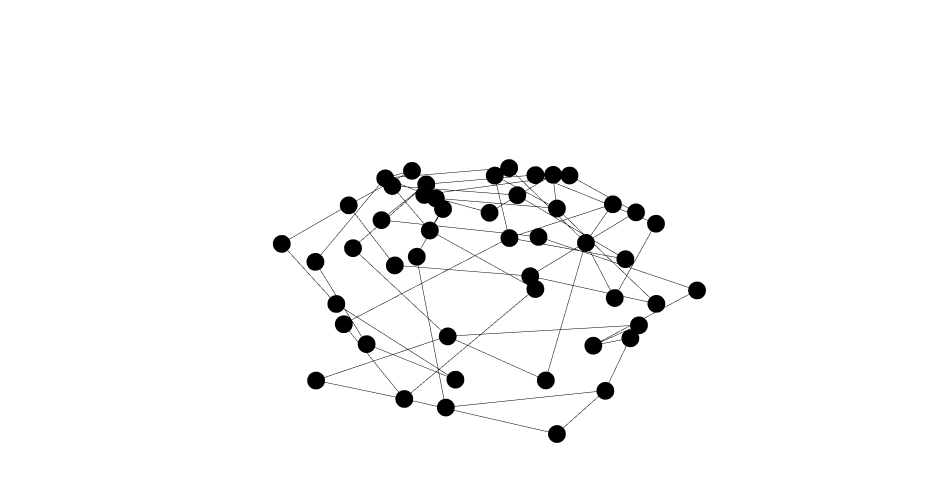

Notebook code cell kept with this figure:
### Code cell
flatten_G = Graph.Flatten(topoGraph, layout = "spring", iterations=50)

Graph.Show(flatten_G)

### Figure 1 — Plotly figure (JSON) as saved in the notebook; plotly's stock layout.template omitted (floating-point values rounded to 4 significant figures; data arrays with more than 128 entries replaced by an {"elided": "..."} marker saying what was removed)
{"data": [{"hoverinfo": "text", "legendgroup": "4", "legendrank": 4, "marker": {"color": "black", "colorscale": [[0, "#440154"], [0.1111, "#482878"], [0.2222, "#3e4989"], [0.3333, "#31688e"], [0.4444, "#26828e"], [0.5556, "#1f9e89"], [0.6667, "#35b779"], [0.7778, "#6ece58"], [0.8889, "#b5de2b"], [1, "#fde725"]], "line": {"color": "black", "width": 0.5}, "size": 6, "symbol": "circle"}, "mode": "markers", "name": "Graph Vertices", "showlegend": false, "text": "", "type": "scatter3d", "x": [2.943, -1.116, 0.385, 0.07604, 0.7939, 2.073, 1.764, 1.347, -0.9767, -0.005503, 0.3301, 0.729, -2.376, -1.704, -0.3658, 1.022, -0.2362, -1.65, 0.8924, -1.875, 1.82, 0.4705, -0.7453, -0.6879, 2.899, -1.295, 1.247, 1.711, 2.858, 2.329, 2.194, 0.9503, 1.039, 1.218, 3.092, 0.8819, 0.5428, 1.334, 2.739, -1.703, 3.278, 2.983, -0.1092, -0.5756, -1.41, 1.404, 0.9794, -1.345, -1.57], "y": [-0.03022, -2.01, -0.5138, -1.604, 3.006, 1.266, -0.9807, 0.2191, -0.345, 2.231, 1.48, -1.794, 0.1481, 0.6641, -2.05, 0.5008, 1.1, -1.054, 1.808, -0.6837, -1.986, -1.835, 1.904, -1.537, -0.8208, 1.991, 2.636, -0.3641, 1.522, 2.024, 0.5302, -1.326, 2.148, -1.749, 1.305, 3.324, -0.2965, 1.202, 2.047, 0.2081, 1.082, -0.4282, 2.975, 1.157, 2.72, 3.218, 2.375, -0.8659, 1.036], "z": [0, 0, 0, 0, 0, 0, 0, 0, 0, 0, 0, 0, 0, 0, 0, 0, 0, 0, 0, 0, 0, 0, 0, 0, 0, 0, 0, 0, 0, 0, 0, 0, 0, 0, 0, 0, 0, 0, 0, 0, 0, 0, 0, 0, 0, 0, 0, 0, 0]}, {"hoverinfo": "text", "legendgroup": "5", "legendrank": 5, "line": {"color": "black", "width": 1}, "mode": "lines", "name": "Graph Edges", "showlegend": false, "text": "", "type": "scatter3d", "x": {"elided": "174 float values"}, "y": {"elided": "174 float values"}, "z": {"elided": "174 int values"}}], "layout": {"autosize": true, "height": 500, "margin": {"b": 40, "l": 40, "r": 40, "t": 40}, "paper_bgcolor": "rgba(0,0,0,0)", "plot_bgcolor": "rgba(0,0,0,0)", "scene": {"aspectmode": "data", "camera": {"center": {"x": 0, "y": 0, "z": 0}, "eye": {"x": -1.25, "y": -1.25, "z": 1.25}, "projection": {"type": "perspective"}, "up": {"x": 0, "y": 0, "z": 1}}, "xaxis": {"visible": false}, "yaxis": {"visible": false}, "zaxis": {"visible": false}}, "showlegend": true, "width": 950, "xaxis": {"showgrid": false, "visible": false, "zeroline": false}, "yaxis": {"showgrid": false, "visible": false, "zeroline": false}}}
